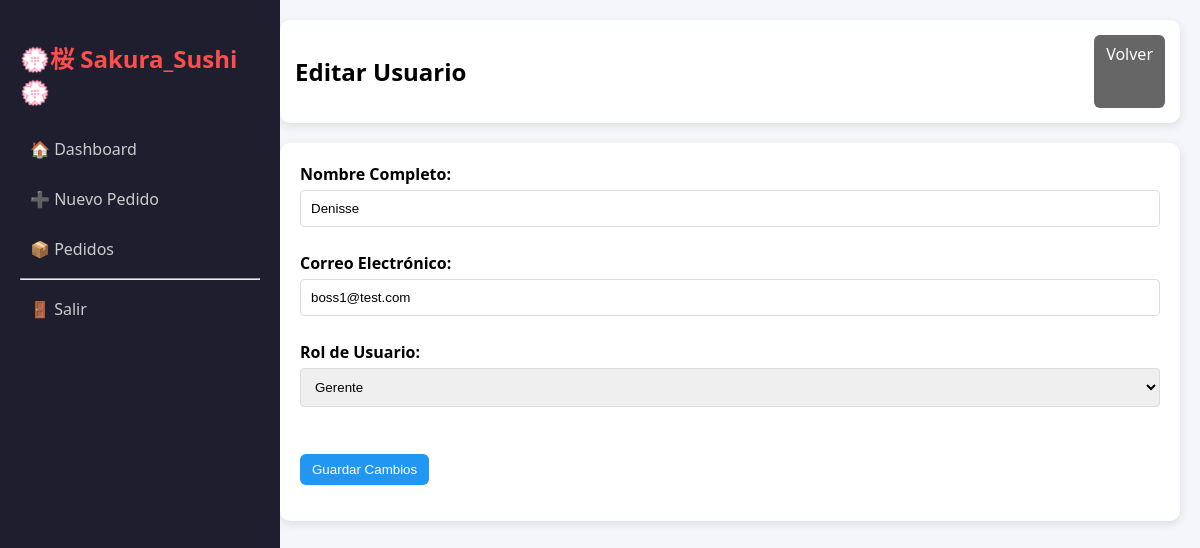
The app's page /usuarios/editar.php?id=2 (signed in) with its own data.
### tables this page shows
CREATE TABLE `usuarios` (
  `id` int(11) NOT NULL,
  `nombre` varchar(100) DEFAULT NULL,
  `correo` varchar(100) DEFAULT NULL,
  `password` varchar(255) DEFAULT NULL,
  `rol` enum('cliente','mesero','gerente') DEFAULT NULL,
  `token` varchar(100) DEFAULT NULL,
  `token_expira` datetime DEFAULT NULL
);

### usuarios/editar.php (the view, shortened to what this page needs)
<?php
include("../menu.php");
include("../conexion.php");
if (isset($_GET['id'])) {
    $id = $_GET['id'];
    $sentencia = $conn->query("SELECT * FROM usuarios WHERE id = '$id'");
    $usuario = $sentencia->fetch_assoc();
}
?>
<link rel="stylesheet" href="../assets/css/styles.css">
<div class="main">
    <div class="nav">
        <h2>Editar Usuario</h2>
        <a href="listar.php" class="btn" style="background: #666;">Volver</a>
    </div>
    <div class="card" style="padding: 20px;">
        <form method="POST" action="">
            <div class="form-group">
                <label>Nombre Completo:</label>
                <input type="text" name="nombre" value="<?php echo $usuario['nombre']; ?>" required class="form-control">
            </div>
            <div class="form-group">
                <label>Correo Electrónico:</label>
                <input type="email" name="correo" value="<?php echo $usuario['correo']; ?>" required class="form-control">
            </div>
            <div class="form-group">
                <label>Rol de Usuario:</label>
                <select name="rol" class="form-control">
                    <option value="gerente" <?php echo ($usuario['rol'] == 'gerente') ? 'selected' : ''; ?>>Gerente</option>
                </select>
            </div>
            <br>
            <button type="submit" class="btn" style="background-color: #2196F3; border: none; cursor: pointer;">
                Guardar Cambios
            </button>
        </form>
    </div>
</div>

### assets/css/styles.css (style rules this page uses)
.main { margin-left:260px;padding:20px; }
.nav { background:white;padding:15px;border-radius:10px; display:flex;justify-content:space-between; box-shadow:0 3px 10px rgba(0,0,0,0.1); }
.card { background:white;padding:20px;border-radius:10px; margin-top:20px;box-shadow:0 3px 10px rgba(0,0,0,0.1); }
.btn { background:#ff4d4d;color:white; padding:8px 12px;border-radius:6px; text-decoration:none;border:none;cursor:pointer; }
input,select { width:100%;padding:10px;margin:10px 0; border-radius:6px;border:1px solid #ccc; }
.main { margin-left:260px; padding:20px; }

### usuarios/editar.php (style rules this page uses)
.form-group { margin-bottom: 15px; }
.form-control { width: 100%; padding: 10px; border: 1px solid #ddd; border-radius: 4px; margin-top: 5px; }
label { font-weight: bold; }

### records on screen
usuarios: nombre "Denisse", correo "boss1@test.com", rol "Gerente"
